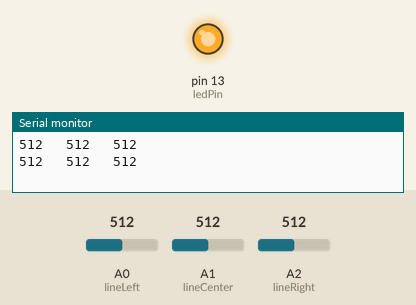
The sketch below on a simulated Arduino Uno, built with avr-gcc and run on an emulated ATmega328P. Shown: output pins drawn as LEDs (lit = HIGH), the last lines printed to the serial monitor. The test bench sets the inputs (shaded band); at power-on: A1 (lineCenter) = 512, A0 (lineLeft) = 512, A2 (lineRight) = 512.

Above: at 1.8 s.
1.9 s: A1 (lineCenter) set to 318
3.4 s: A1 (lineCenter) set to 291
At 5.1 s:
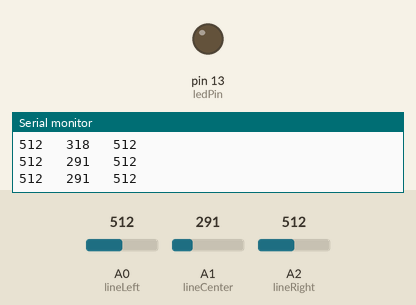
5.5 s: A1 (lineCenter) set to 306
At 6.7 s:
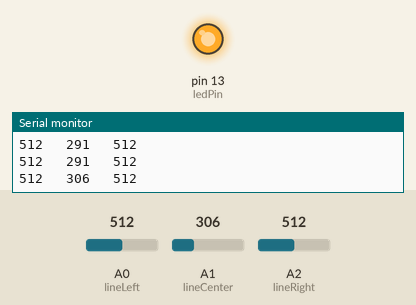
7.5 s: A1 (lineCenter) set to 290
At 8.3 s:
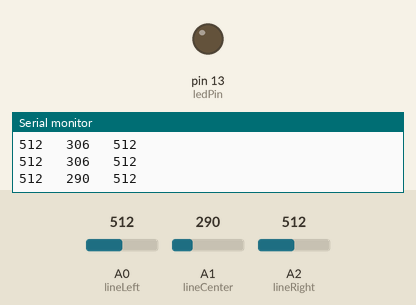
Timing chart, 0 to 10.5 s (numbered marks = the images above; inputs shaded):
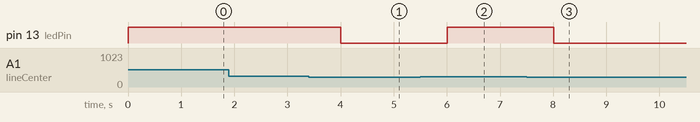

Measured:
- the behaviour switches between 301 and 300 on A1 (lineCenter) (found by bisection; images 0 and 1)
- after the input at 3.4 s, pin 13 (ledPin): HIGH → LOW after 0.60 s
- after the input at 5.5 s, pin 13 (ledPin): LOW → HIGH after 0.51 s
- after the input at 7.5 s, pin 13 (ledPin): HIGH → LOW after 0.51 s

The sketch:

S2_L04_LineSensor_as_analog.ino
```cpp
/* TokyoHackerSpace Robotics Course
 *  By Emery Premeaux
 *  Season 2, Lesson 4
 *  Line sensor demo - as analog inputs
 */

// using the analog inputs as digital
const int lineLeft = 14;
const int lineCenter = 15;
const int lineRight = 16;

const int ledPin = 13;

// variables to hold states of the sensors
int lineLeftState = 0;
int lineCenterState = 0;
int lineRightState = 0;


void setup() {
  //setup our pins
//  pinMode(lineLeft, INPUT);
//  pinMode(lineCenter, INPUT);
//  pinMode(lineRight, INPUT);
  pinMode(ledPin, OUTPUT);

  // Serial port for feedback
  Serial.begin(9600);

}

void loop() {
  // Read all the inputs
  lineLeftState = analogRead(lineLeft);
  lineCenterState = analogRead(lineCenter);
  lineRightState = analogRead(lineRight);

  // If centerline is on target, LED on
  if (lineCenterState > 300) {
    digitalWrite(ledPin, HIGH);
  } else {
    digitalWrite(ledPin, LOW);
  }

  // Serial print all states
  Serial.print(lineLeftState);
  Serial.print("   ");
  Serial.print(lineCenterState);
  Serial.print("   ");
  Serial.println(lineRightState);

  //Delay a bit
  delay(1000);
}
```
